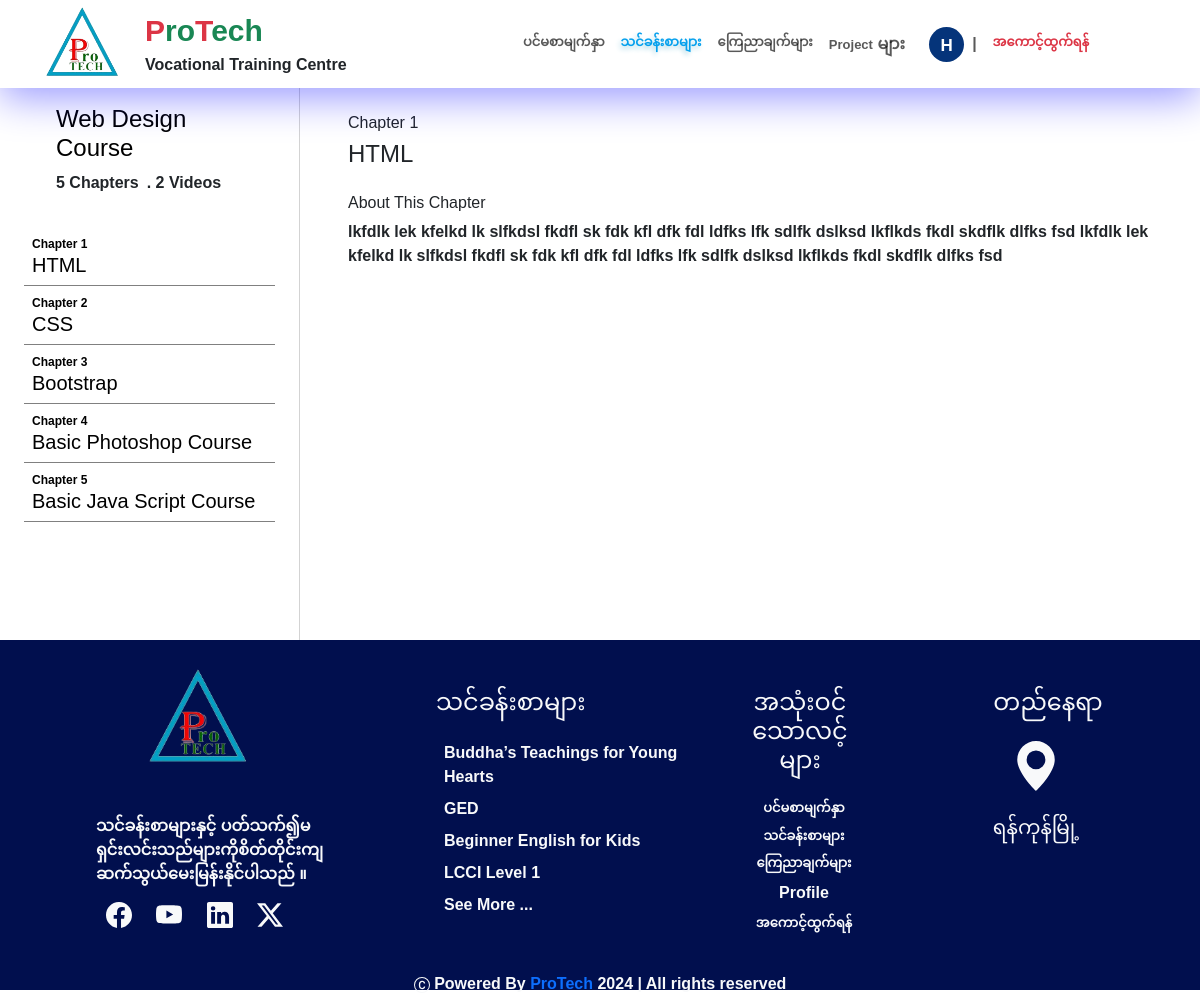
/view/chapters&videos.php?course_id=1 (signed in), run on the app's committed database.
### tables this page shows
CREATE TABLE `course` (
  `id` int(11) NOT NULL,
  `name` varchar(255) NOT NULL,
  `description` varchar(255) NOT NULL,
  `content` longtext NOT NULL,
  `type` varchar(100) NOT NULL,
  `fee` int(11) DEFAULT NULL,
  `image` varchar(255) NOT NULL,
  `duration_year` int(11) NOT NULL,
  `duration_month` int(11) NOT NULL,
  `subject_id` int(11) NOT NULL,
  `created_at` timestamp NOT NULL DEFAULT current_timestamp() ON UPDATE current_timestamp()
);

CREATE TABLE `chapters` (
  `id` int(11) NOT NULL,
  `title` varchar(100) NOT NULL,
  `course_id` int(11) NOT NULL,
  `description` varchar(255) NOT NULL,
  `created_at` timestamp NOT NULL DEFAULT current_timestamp() ON UPDATE current_timestamp()
);

### myanmar.php (called while the page is built, shortened)
<?php
$home = array(
  'main_title' => ['<span style="font-size: 14px;">IT Solution Provider & Vocational Training Centre</span>'],
  'training' => ['Vocational Training Centre'],
  'solution' => ['IT Solution Provider'],
  'menu' => ['<font size="2px">ပင်မစာမျက်နှာ</font>', '<font size="2px">သင်ခန်းစာများ</font>', '<font size="2px">ကြေညာချက်များ</font>', '<font size="2px">အကောင့်ဝင်ရန်</font>', '<font size="2px">အကောင့်ဖွင့်ရန်</font>', '<font size="2px">အကောင့်ထွက်ရန်</font>', '<font size="2px">Project</font> များ'],
  'main_intro' => [
    'title' => 'အသက်မွေးဝမ်းကြောင်းပညာရပ်များကိုအခုဘဲလေ့လာသင်ယူလိုက်ပါ ။' ,
    'text' => 'ProTech အသက်မွေးဝမ်းကြောင်းပညာသင်တန်းကျောင်းမှ နွေးထွေးစွာကြိုဆိုပါသည် ။ <br>ကျွန်တော်တို့ Platform မှ IT နည်းပညာများ ၊ ဘာသာစကားများ ၊ GED ပညာရေး ၊ စာရင်းအင်းပညာ စသည်ဖြင့်များစွာသောပညာရပ်များကိုလေ့လာသင်ယူနိုင်ပါသည် ။',
    'total' => 'သင်ခန်းစာများ',
    'ads' => 'လုံခြုံ လျှင်မြန်သောငွေပေးချေမှု'
     ],
     'screen2' => [
       'title' => '<h3><b>ProTech ပေါ်ပေါက်လာရခြင်း</b></h3>',
       'text' => 'ProTechအဓိကဖြစ်ပေါ်ရခြင်းရည်ရွယ်ချက်မှာလူငယ်တိုင်းအတွက်အသက် မွေးဝမ်းကြောင်းပညာရပ်များကို ကျွမ်းကျင်စွာတတ်မြောက်စေပြီးမိမိတတ် မြောက်ပြီးသောပညာရပ်များနှင့် မိမိဘဝကိုအကျိုးရှိစွာရပ်တည်နိုင်စေရန်ဖြစ်ပါသည် ။ ProTech တွင်မိမိစိတ်ဝင်စားသောပညာရပ်များကိုဝင်ရောက်သင်ယူလေ့လာနိုင်ပါသည် ။ အသက်မွေးဝမ်းကြောင်းပညာရပ်များကိုကျွမ်းကျင်သောဆရာ၊ဆရာမများမှအကောင်းဆုံးသင်ကြားပို့ချလျှက်ရှိပါသည် ။ သင်ခန်းစာများကိုလည်း videoဖိုင်များ၊စာအုပ်များ၊အသံဖိုင်များဖြင့်စုံလင်စွာအသုံးပြုသင်ကြားပေးပါသည် ။ အသက်မွေးဝမ်းကြောင်းပညာတတ်မြောက်လိုသူများ၊ ပညာရပ်ဖြင့်အသက်မွေးဝမ်းကြောင်းပြုလိုသူများအတွက် ပညာတတ်မြောက်ရေးကိုအဓိကထားသော Web Based Application တစ်ခုဖြစ်ပါသည် ။'
       ],
    'screen3' => [
      'total1' => 'အသုံးပြုသူများ',
      'total2' => 'သင်ခန်းစာများ',
      'total3' => 'ဗွီဒီယိုများ',
      ],
    'screen4' => [
      'title1' => 'ကျော်ကြားသော',
      'title2' => 'သင်ခန်းစာများ',
      ]
);
$footer = array(
  'text' => 'သင်ခန်းစာများနှင့် ပတ်သက်၍မရှင်းလင်းသည်များကိုစိတ်တိုင်းကျဆက်သွယ်မေးမြန်းနိုင်ပါသည် ။',
  'title1' => 'သင်ခန်းစာများ',
  'title2' => 'အသုံးဝင်သောလင့်များ',
  'title3' => 'တည်နေရာ',
  'address' => 'ရန်ကုန်မြို့',
 );
 ?>

### view/chapters&videos.php (the view, shortened to what this page needs)
<?php
include '../Controllers/query.ctr.php';
?>
<html lang="en">
<head>
    <?php include '../css/link.php'; ?>
</head>
<body>
  <div class="fixed-top">
    <?php
    include '../css/navbar.php';
    ?>
  </div>
    <div class="" style="margin-top:73px;">
      <div class="d-flex">
        <div class="col-3" style="border-right:1px solid lightgrey; height:567px;">
          <?php
            $id = $_GET['course_id'];
            $coursestmt = $pdo->prepare("SELECT * FROM course WHERE id='$id'");
            $coursestmt->execute();
            $course = $coursestmt->fetch(PDO::FETCH_ASSOC);
           ?>
          <div class="p-2 m-4">
          <a href="courseDetails.php?course_id=<?php echo $id; ?>">
            <h4 class="ms-4"><?php echo $course['name']; ?></h4>
          </a>
          <?php
            $countchapterstmt = $pdo->prepare("SELECT COUNT(*) AS total_chapters FROM chapters WHERE course_id='$id'");
            $countchapterstmt->execute();
            $countchapter = $countchapterstmt->fetch(PDO::FETCH_ASSOC);
            $countvideostmt = $pdo->prepare("SELECT COUNT(*) AS total_videos FROM videos WHERE course_id='$id'");
            $countvideostmt->execute();
            $countvideo = $countvideostmt->fetch(PDO::FETCH_ASSOC);
          ?>
            <span class="float-start ms-4"><?php if($countchapter['total_chapters'] > 1){ echo $countchapter['total_chapters'] . " Chapters"; }else{ echo $countchapter['total_chapters'] . " Chapter"; } ?></span>
            <span class="ms-2">. <?php echo $countvideo['total_videos']; ?> Videos</span>
          </div>
          <div class="m-4 pb-3">
          <?php
            $id = $_GET['course_id'];
            $chaptersstmt = $pdo->prepare("SELECT * FROM chapters WHERE course_id='$id'");
            $chaptersstmt->execute();
            $chaptersdatas = $chaptersstmt->fetchall();
            if (!empty($chaptersdatas)) {
              $i = 1;
              foreach ($chaptersdatas as $chaptersdata) {
                ?>
                <a href="?course_id=<?php echo $id; ?>&chapter_id=<?php echo $chaptersdata['id']; ?>&temp_id=<?php echo $i; ?>" style="text-decoration:none; color:black;">
                  <div class="chapterdiv pt-2 ps-2" style="border-bottom: 1px solid grey; ">
                    <span style="font-size:12px;">Chapter <?php echo $i; ?></span>
                    <h5 class="chapter_id"><?php echo $chaptersdata['title']; ?></h5>
                  </div>
                </a>
                <?php
                $i++;
              }
            }
              ?>
         </div>
        </div>
        <div class="col">
          <div class="">
            <?php
            if (!empty($_GET['temp_id'])) {
              $temp_id = $_GET['temp_id'];
            }else{
              $temp_id = 1;
            }
             if (!empty($_GET['chapter_id'])) {
                $chapter_id = $_GET['chapter_id'];
                $chapterDetailsstmt = $pdo->prepare("SELECT * FROM chapters WHERE id='$chapter_id'");
                $chapterDetailsstmt->execute();
                $chapterDetailsdata = $chapterDetailsstmt->fetch(PDO::FETCH_ASSOC);
            }else{
              $chapterDetailsstmt = $pdo->prepare("SELECT * FROM chapters WHERE course_id='$id'");
              $chapterDetailsstmt->execute();
              $chapterDetailsdata = $chapterDetailsstmt->fetch(PDO::FETCH_ASSOC);
            }
            if (!empty($chapterDetailsdata)) {
              ?>
              <div class="ms-5" style="margin-top:40px;">
                <div class="title mb-3">
                  <h6>Chapter <?php echo $temp_id; ?></h6>
                  <h4><?php if (!empty($chapterDetailsdata)){ echo $chapterDetailsdata['title']; }?></h4>
                </div>
                <div class="me-5 mb-4 mt-4" style="border:0px solid lightgrey; border-radius:4px;">
                  <h6>About This Chapter</h6>
                  <?php echo $chapterDetailsdata['description']; ?>
                </div>
              </div>
              <?php
            }else{
              ?>
              <h6 class="m-5">No Chapter Yet...</h6>
              <?php
            }
              ?>
          </div>
        </div>
      </div>
    </div>
<?php include '../css/footer.php'; ?>

### css/footer.php (shortened to what this page needs)
<div class="footer originalfooter" style="height:350px; background-color:#010f4e;">
  <div class="d-flex text-light">
    <div class="col-3 ps-5 ms-5 me-4">
      <div class="logo_div mt-4 ms-5" style="width:42%; height:45%;">
        <a href="index.php">
          <?php
            $link = $_SERVER['PHP_SELF'];
            $link_array = explode('/',$link);
            $page = end($link_array);
            if ($page == 'index.php' || $page == 'Index.php' || $page == 'login.php'|| $page == 'register.php') {
              ?>
              <img src="images/original_logo.png" alt="" style="width:100%;">
              <?php
            }else{
              ?>
              <img src="../images/original_logo.png" alt="" style="width:100%;">
              <?php
            }
          ?>
        </a>
      </div>
      <div class="text-light">
        <?php echo $footer['text']; ?>
      </div>
      <div class="icons mt-3">
        <a href="#" class="text-light">
        </a>
        <a href="#" class="text-light">
        </a>
        <a href="#" class="text-light">
        </a>
        <a href="#" class="text-light">
          <svg xmlns="http://www.w3.org/2000/svg" width="46" height="26" fill="currentColor" class="bi bi-twitter-x" viewBox="0 0 16 16">
            <path d="M12.6.75h2.454l-5.36 6.142L16 15.25h-4.937l-3.867-5.07-4.425 5.07H.316l5.733-6.57L0 .75h5.063l3.495 4.633L12.601.75Zm-.86 13.028h1.36L4.323 2.145H2.865z"/>
          </svg>
        </a>
      </div>
    </div>
    <div class="col-3 pt-4 ps-4 mt-4 ms-3">
      <h4 class="ms-4"><?php echo $footer['title1']; ?></h4>
      <div class="links mt-4">
        <ul>
          <?php
          $coursestmt = $pdo->prepare("SELECT * FROM course ORDER BY id DESC LIMIT 4");
          $coursestmt->execute();
          $coursedatas = $coursestmt->fetchall();
          foreach ($coursedatas as $coursedata) {
            ?>
            <li class="nav-item mt-2 mb-2 footer-link" style="list-style:none;">
              <?php
                if ($page == 'index.php' || $page == 'Index.php') {
                ?>
                <a class="nav-link text-light" href="view/courseDetails.php?course_id=<?php echo $coursedata['id']; ?>"><?php echo $coursedata['name']; ?></a>
                <?php
              }else{
                ?>
                <a class="nav-link text-light" href="courseDetails.php?course_id=<?php echo $coursedata['id']; ?>"><?php echo $coursedata['name']; ?></a>
                <?php
              }
              ?>
            </li>
            <?php
          }
          ?>
          <li class="nav-item mt-2 mb-2 footer-link" style="list-style:none;">
            <?php
              if ($page == 'index.php' || $page == 'Index.php') {
                $mainSubjectData = $query->selectOne('main_subjects');
                $subject_id = $mainSubjectData['id'];
              ?>
              <a href="view/course.php?subject_id=<?php echo $subject_id; ?>" class="text-light">See More ...</a>
              <?php
            }else{
              ?>
              <a href="course.php?subject_id=<?php echo $subject_id; ?>" class="text-light">See More ...</a>
              <?php
            }
            ?>
          </li>
        </ul>
      </div>
    </div>
    <div class="col-2 p-4 mt-4 me-5 text-center">
      <h4 class="ms-4"><?php echo $footer['title2']; ?></h4>
      <div class="links mt-4">
        <ul>
            <?php
            if ($page == 'index.php' || $page == 'Index.php') {
              ?>
              <li class="nav-item mt-2 mb-2 footer-link" style="list-style:none;">
                <a class="nav-link text-light" href="view/index.php"><?php echo $home['menu'][0]; ?></a>
              </li>
              <li class="nav-item mt-2 mb-2 footer-link" style="list-style:none;">
                <a class="nav-link text-light" href="view/course.php"><?php echo $home['menu'][1]; ?></a>
              </li>
              <li class="nav-item mt-2 mb-2 footer-link" style="list-style:none;">
                <a class="nav-link text-light" href="view/announcement.php"><?php echo $home['menu'][2]; ?></a>
              </li>
              <?php
            }else{
              ?>
              <li class="nav-item mt-2 mb-2 footer-link" style="list-style:none;">
                <a class="nav-link text-light" href="../index.php"><?php echo $home['menu'][0]; ?></a>
              </li>
              <li class="nav-item mt-2 mb-2 footer-link" style="list-style:none;">
                <a class="nav-link text-light" href="course.php"><?php echo $home['menu'][1]; ?></a>
              </li>
              <li class="nav-item mt-2 mb-2 footer-link" style="list-style:none;">
                <a class="nav-link text-light" href="announcement.php"><?php echo $home['menu'][2]; ?></a>
              </li>
              <?php
            }
             ?>
          <?php
            if(!empty($_SESSION['user_id']) && !empty($_SESSION['name'])){
              ?>
              <li class="nav-item mt-2 mb-2 footer-link" style="list-style:none;">
                <a class="nav-link" href="profile.php">Profile</a>
              </li>
              <li class="nav-item mt-2 mb-2 footer-link" style="list-style:none;">
                <a class="nav-link" href="logout.php"><?php echo $home['menu']['5']; ?></a>
              </li>
              <?php
            }
          ?>
        </ul>
      </div>
    </div>
    <div class="col-2 pt-4 mt-4 text-center">
      <h4 class="ms-4"><?php echo $footer['title3']; ?></h4>
      <div class="m-4">
        <svg xmlns="http://www.w3.org/2000/svg" width="50" height="50" fill="currentColor" class="bi bi-geo-alt-fill" viewBox="0 0 16 16">
          <path d="M8 16s6-5.686 6-10A6 6 0 0 0 2 6c0 4.314 6 10 6 10m0-7a3 3 0 1 1 0-6 3 3 0 0 1 0 6"/>
        </svg>
      </div>
      <h5>
        <?php echo $footer['address']; ?>
      </h5>
    </div>
  </div>
  <div class="text-center text-light">
    <?php
    if ($page == 'index.php' || $page == 'Index.php') {
      ?>
      <svg xmlns="http://www.w3.org/2000/svg" width="16" height="16" fill="currentColor" class="bi bi-c-circle" viewBox="0 0 16 16">
        <path d="M1 8a7 7 0 1 0 14 0A7 7 0 0 0 1 8m15 0A8 8 0 1 1 0 8a8 8 0 0 1 16 0M8.146 4.992c-1.212 0-1.927.92-1.927 2.502v1.06c0 1.571.703 2.462 1.927 2.462.979 0 1.641-.586 1.729-1.418h1.295v.093c-.1 1.448-1.354 2.467-3.03 2.467-2.091 0-3.269-1.336-3.269-3.603V7.482c0-2.261 1.201-3.638 3.27-3.638 1.681 0 2.935 1.054 3.029 2.572v.088H9.875c-.088-.879-.768-1.512-1.729-1.512"/>
      </svg>
      Powered By <a href="index.php" class="text-primary">ProTech </a>2024 | All rights reserved
      <?php
    }else{
      ?>
      Powered By <a href="../index.php" class="text-primary">ProTech </a>2024 | All rights reserved
      <?php
    }
    ?>
  </div>
</div>
</body>
</html>

### css/link.php (style rules this page uses)
body { font-family: "Titillium Web", sans-serif; font-weight: 600; font-style: normal; }
.chapterdiv { cursor: pointer; }
a { text-decoration: none; color: black; }

### data on the page
course: name "Web Design Course"
chapters: title "HTML", description "lkfdlk lek kfelkd lk slfkdsl fkdfl sk fdk kfl dfk fdl ldfks lfk sdlfk dslksd lkflkds fkdl skdflk dlfks fsd lkfdlk lek kfelkd lk slfkdsl fkdfl sk fdk kfl dfk fdl ldfks lfk sdlfk dslksd lkflkds fkdl skdflk dlfks fsd"
chapters: title "CSS"
chapters: title "Bootstrap"
chapters: title "Basic Photoshop Course"
chapters: title "Basic Java Script Course"
course: name "Buddha’s Teachings for Young Hearts"
course: name "GED"
course: name "Beginner English for Kids"
course: name "LCCI Level 1"

### other printed values
$home['training'][0] "Vocational Training Centre"
$home['menu'][0] "ပင်မစာမျက်နှာ"
$home['menu'][1] "သင်ခန်းစာများ"
$home['menu'][2] "ကြေညာချက်များ"
$home['menu'][6] "Project များ"
$home['menu'][5] "အကောင့်ထွက်ရန်"
$countchapter['total_chapters'] "5"
$countvideo['total_videos'] "2"
$temp_id "1"
$footer['text'] "သင်ခန်းစာများနှင့် ပတ်သက်၍မရှင်းလင်းသည်များကိုစိတ်တိုင်းကျဆက်သွယ်မေးမြန်းနိုင်ပါသည် ။"
$footer['title1'] "သင်ခန်းစာများ"
$footer['title2'] "အသုံးဝင်သောလင့်များ"
$home['menu']['5'] "အကောင့်ထွက်ရန်"
$footer['title3'] "တည်နေရာ"
$footer['address'] "ရန်ကုန်မြို့"
